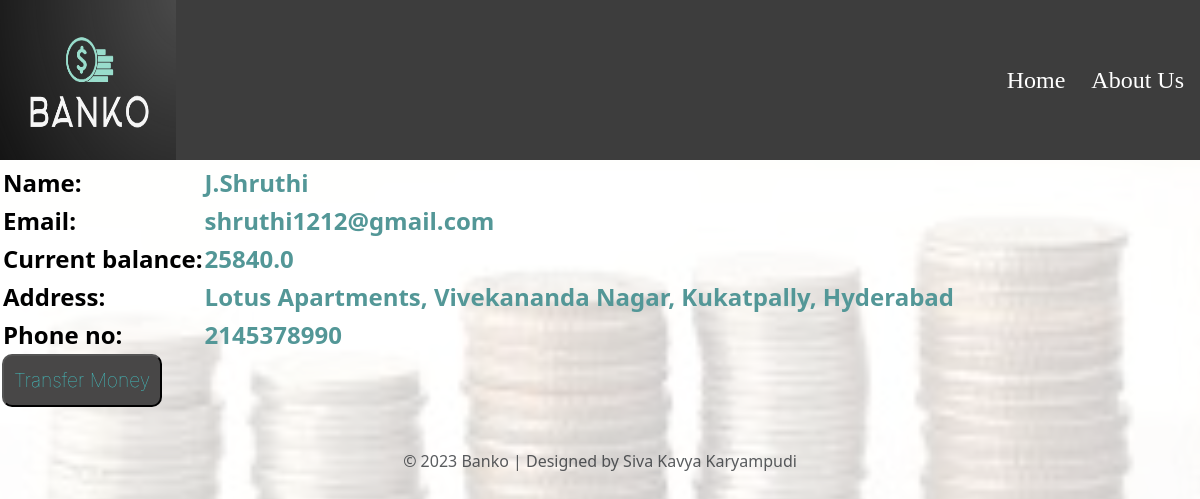
The app's page /customer/1/ with its own data.
### banking_system_app/models.py (models this page shows, shortened)
class customers(models.Model):
    id=models.IntegerField(primary_key=True)
    name=models.CharField(max_length=100)
    email=models.EmailField(max_length=50)
    current_balance=models.FloatField()
    address=models.CharField(max_length=150)
    phone_number=models.IntegerField()

### banking_system_app/views.py (the view)
# urls.py: path('customer/<int:id>/',views.customer),
def customer(request,id):
    customer_det=customers.objects.get(id=id)
    customer_all=customers.objects.all()
    def rem_id(val):
        if (val.id)!=id:
            return True
        else:
            return False
    customer_all=list(filter(rem_id,customer_all))
    return render(request,'customer.html',{'customer':customer_det,'customer_all':customer_all})

### templates/customer.html (shortened to what this page needs)
{% extends 'base.html'%}
{%block content%}
    <div class="custo">
        <table class="tab" cellspacing="20px" >
            <th></th>
            <th></th>
            <tr>
                <td class="col_name">Name:</td>
                <td>{{customer.name}}</td>
            </tr>
            <tr>
                <td class="col_name">Email:</td>
                <td>{{customer.email}}</td>
            </tr>
            <tr>
                <td class="col_name">Current balance:</td>
                <td>{{customer.current_balance}}</td>
            </tr>
            <tr>
                <td class="col_name">Address:</td>
                <td>{{customer.address}}</td>
            </tr>
            <tr>
                <td class="col_name">Phone no:</td>
                <td>{{customer.phone_number}}</td>
            </tr>
        </table>
        <button onclick="fun()" class="btn_home">Transfer Money</button>
    </div>
{%endblock%}

### records on screen
customers: name "J.Shruthi", email "shruthi1212@gmail.com", current_balance "25840.0", address "Lotus Apartments, Vivekananda Nagar, Kukatpally, Hyderabad", phone_number "2145378990"
